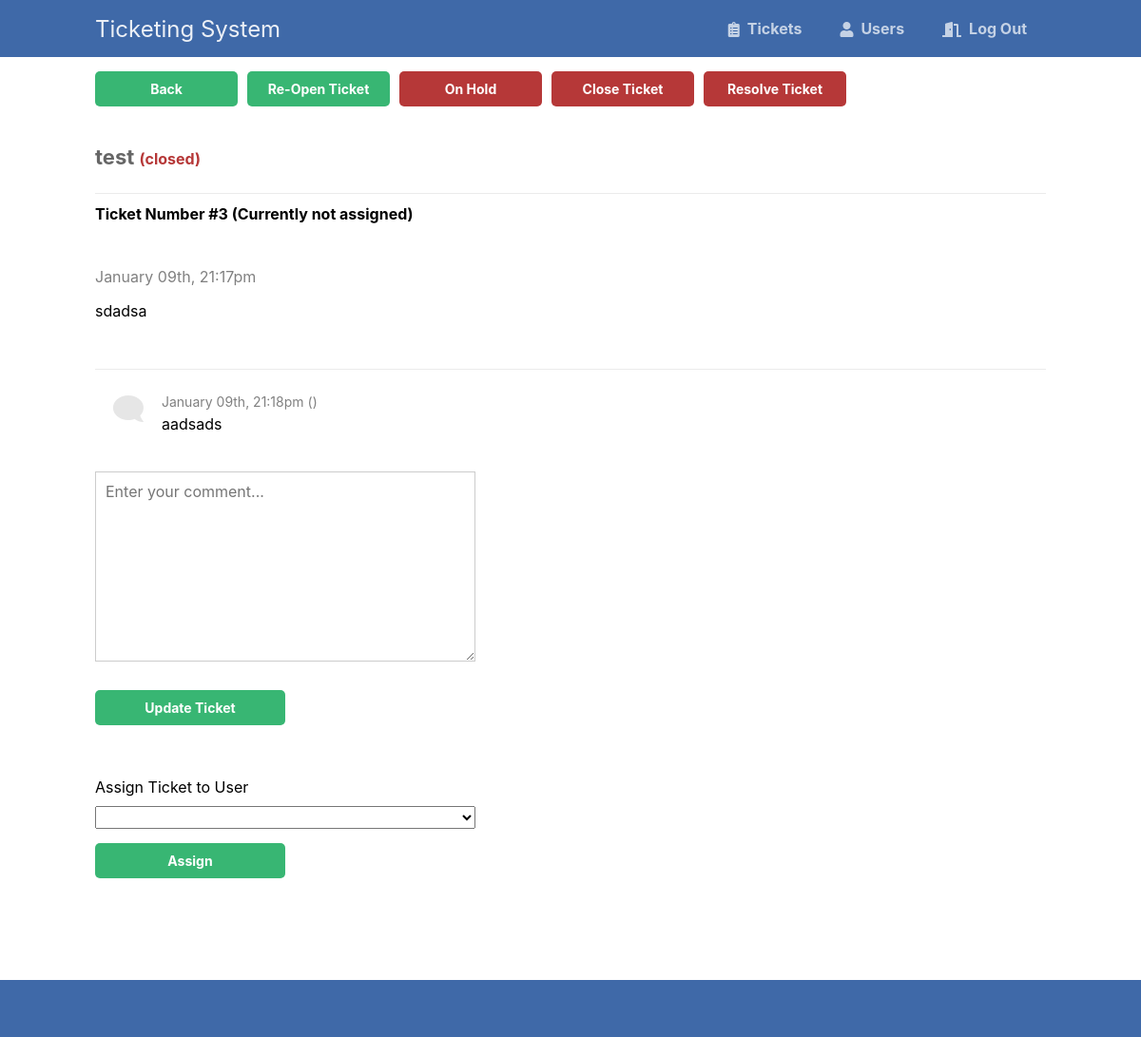
The page /admin/view.php?id=3 (signed in) on the database as committed earlier.
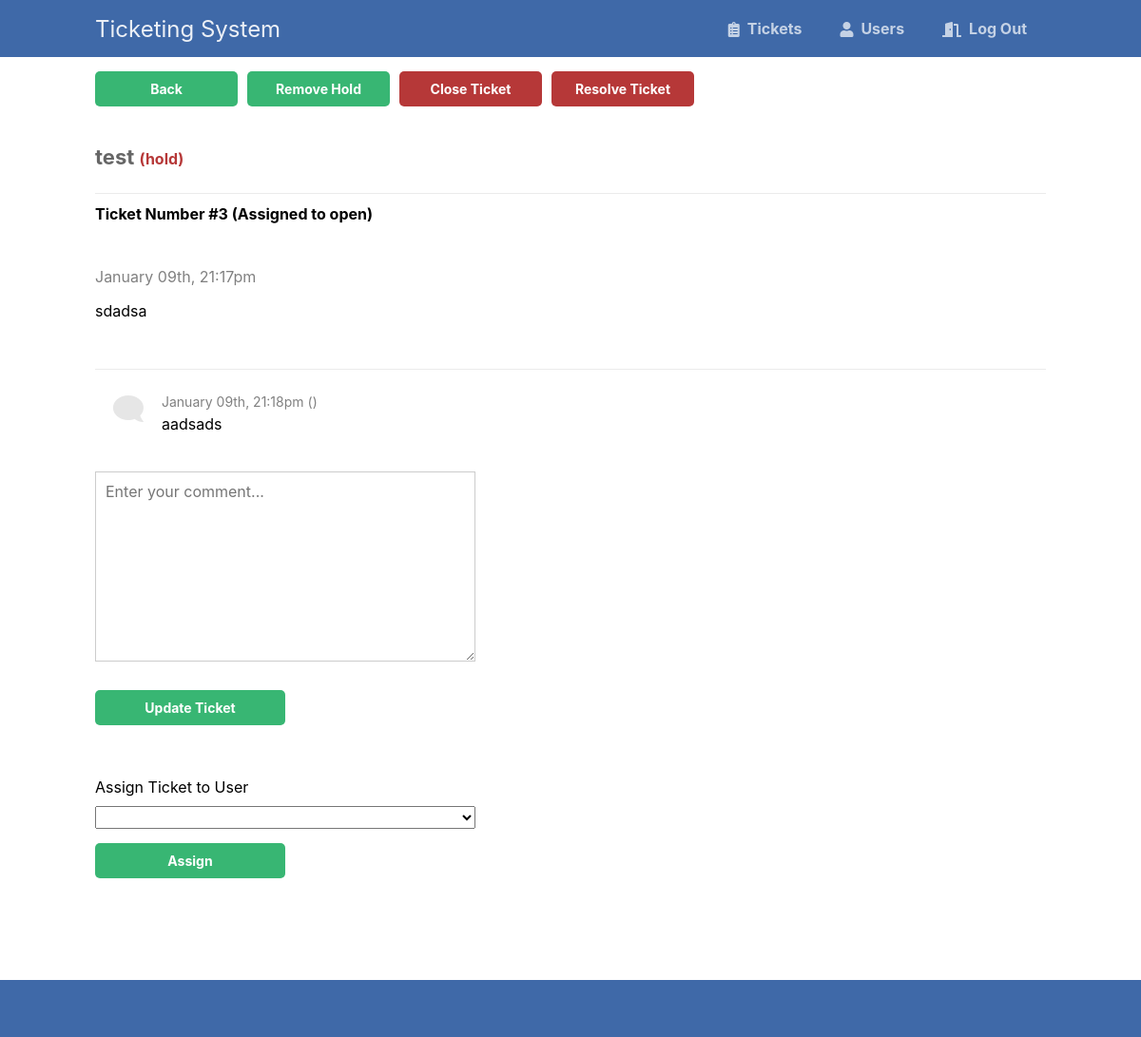
The same page on the database as committed later.
### tables this page shows
CREATE TABLE `tickets` (
  `id` int(11) NOT NULL,
  `title` varchar(255) NOT NULL,
  `msg` text NOT NULL,
  `email` varchar(255) DEFAULT NULL,
  `created` datetime NOT NULL DEFAULT current_timestamp(),
  `status` enum('open','closed','resolved','hold') NOT NULL DEFAULT 'open',
  `assigned` varchar(50) DEFAULT NULL,
  `resolved` datetime DEFAULT NULL,
  `department` varchar(250) DEFAULT NULL,
  `location` varchar(250) DEFAULT NULL
);

### admin/view.php (the view, shortened to what this page needs)
<?php
include '../inc/functions.php';
$pdo = pdo_connect_mysql();
$stmt = $pdo->prepare('SELECT * FROM tickets WHERE id = ?');
$stmt->execute([ $_GET['id'] ]);
$ticket = $stmt->fetch(PDO::FETCH_ASSOC);
$stmt = $pdo->prepare('SELECT * FROM tickets_comments WHERE ticket_id = ?');
$stmt->execute([ $_GET['id'] ]);
$comments = $stmt->fetchAll(PDO::FETCH_ASSOC);
$pdo = pdo_connect_mysql();
$stmt = $pdo->prepare('SELECT * FROM users WHERE status="active"');
$stmt->execute();
$users = $stmt->fetchAll(PDO::FETCH_ASSOC);
?>
<?=template_header('Ticket')?>
<div class="content view">
	<div class="btns">
		<a href="javascript:window.history.back();" class="btn" >Back</a>
		<?php
		if ($ticket['status']=="closed" || $ticket['status']=="resolved")
		{
		?>
			<a href="view.php?id=<?=$_GET['id']?>&status=open" class="btn">Re-Open Ticket</a>
		<?php
		}
		if ($ticket['status']=="hold")
		{
			?>
			<a href="view.php?id=<?=$_GET['id']?>&status=open" class="btn">Remove Hold</a>
		<?php
		}
		else
		{
			?>
			<a href="view.php?id=<?=$_GET['id']?>&status=hold" class="btn red">On Hold</a>
		<?php
		}
		?>
	<a href="view.php?id=<?=$_GET['id']?>&status=closed" class="btn red">Close Ticket</a>
        <a href="view.php?id=<?=$_GET['id']?>&status=resolved" class="btn red">Resolve Ticket</a>
  </div>
	<h2><?=htmlspecialchars($ticket['title'], ENT_QUOTES)?>
	<span class="<?=$ticket['status']?>">(<?=$ticket['status']?>)</span></h2>
	<h1>Ticket Number <?php echo("#".$ticket['id']) ?>
	<?php
		if ($ticket['assigned']==null)
		{
			echo (" (Currently not assigned)");
		}
		else
		{
		echo(" (Assigned to ".$ticket['assigned'].")");
		}
		?>
</h1>
    <div class="ticket">
        <p class="created"><?=date('F dS, G:ia', strtotime($ticket['created']))?></p>
        <p class="msg"><?=nl2br(htmlspecialchars($ticket['msg'], ENT_QUOTES))?></p>
    </div>
    <div class="comments">
        <?php foreach($comments as $comment): ?>
        <div class="comment">
            <div>
                <i class="fas fa-comment fa-2x"></i>
            </div>
            <p>
                <span><?=date('F dS, G:ia', strtotime($comment['created']));  echo (" (".$comment['assigned'].")");?></span>
                <?=nl2br(htmlspecialchars($comment['msg'], ENT_QUOTES))?>
            </p>
        </div>
        <?php endforeach; ?>
        <form action="" method="post">
            <textarea name="msg" placeholder="Enter your comment..."></textarea>
            <input type="submit" value="Update Ticket">
        </form>
	<form action="" method="post">
		<label for="email">Assign Ticket to User</label>
		<select name="assigned" id="assigned">
			<option></option>
		<?php
		foreach($users as $user):
			if ($ticket['assigned']==$user['username'])
			{
				echo ('<option selected>'.$user['username'].'</option>');
			}
			else
			{
			echo ('<option>'.$user['username'].'</option>');
			}
        endforeach;
		?>
		</select>
            <input type="submit" value="Assign">
        </form>
    </div>
</div>
<?=template_footer()?>

Rows that differ between the two databases and show on the page:
changed tickets "test": status "closed" → "hold"; assigned (not shown) → "open"
Other text that changed with them:
text no longer shown: "Re-Open Ticket On Hold (Currently not assigned)"
text now shown: "Remove Hold (Assigned to )"
